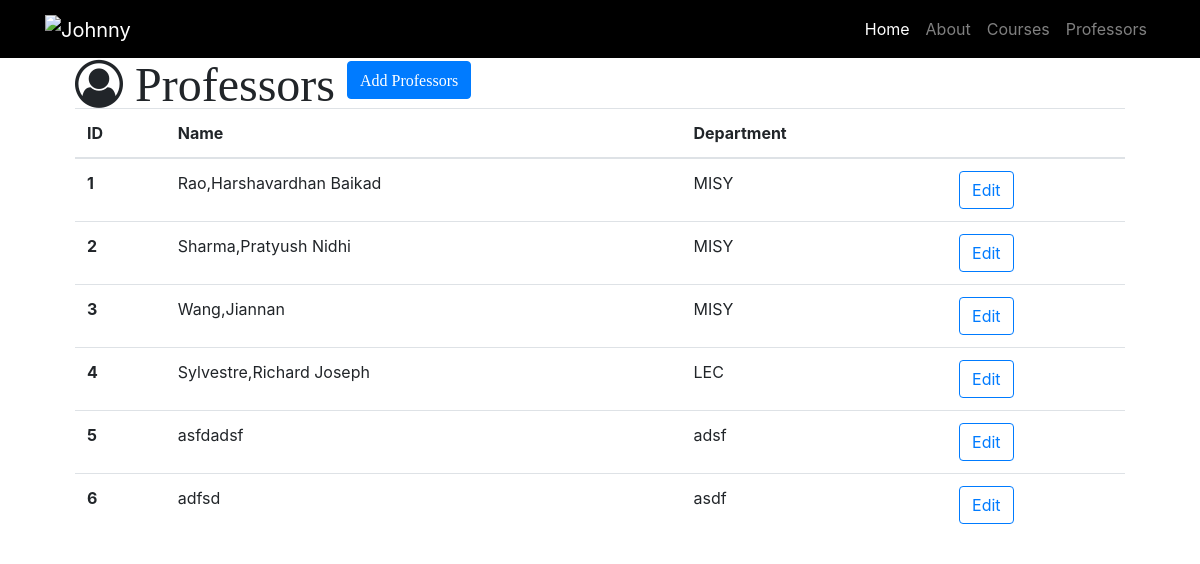
The app's page /professors with its own data.
### resume.py (models this page shows)
class Professor(db.Model):
    __tablename__ = 'professors'
    id = db.Column(db.Integer, primary_key=True)
    name = db.Column(db.String(64))
    department = db.Column(db.String(64))
    courses = db.relationship('Course', backref='professor')

### resume.py (the view)
@app.route('/professors')
def professors():
    professors = Professor.query.all()
    return render_template('professors.html', professors=professors)

### templates/professors.html (shortened to what this page needs)
{% extends "resume-base.html" %}
{% block head %}
{{ super () }}
{% endblock %}
{% block page_content %}
<div class="container">
<i class="fa fa-user-circle-o fa-3x" aria-hidden="true"> Professors
  <a id="add" href="/professor/add" class="btn btn-primary" role="button" aria-disabled="true">Add Professors</a>
</i>
{% if professors %}
   <table class="table">
     <thead>
       <tr>
         <th>ID</th>
         <th>Name</th>
         <th>Department</th>
         <th></th>
       </tr>
     </thead>
     <tbody>
       {% for professor in professors %}
       <tr>
           <th scope="row">{{ professor.id }}</th>
           <td>{{ professor.name }}</td>
           <td>{{ professor.department }}</td>
           <td>
             <a href="/professor/edit/{{professor.id}}" class="btn btn-outline-primary" role="button" aria-disabled="true">Edit</a>
           </td>
       </tr>
       {% endfor%}
     </tbody>
   </table>
   {% else %}
      <h3>there is no professors in the database yet.</h3>
    {% endif %}
 </div>
 {% endblock%}

### static/css/resume.css (style rules this page uses)
body { margin:60px; }

### templates/professors.html (style rules this page uses)
#add { left: 690px; color: green; }
#add { left:690px; color:white; }

### records on screen
Professor: id "1", name "Rao,Harshavardhan Baikad", department "MISY"
Professor: id "2", name "Sharma,Pratyush Nidhi", department "MISY"
Professor: id "3", name "Wang,Jiannan", department "MISY"
Professor: id "4", name "Sylvestre,Richard Joseph", department "LEC"
Professor: id "5", name "asfdadsf", department "adsf"
Professor: id "6", name "adfsd", department "asdf"
